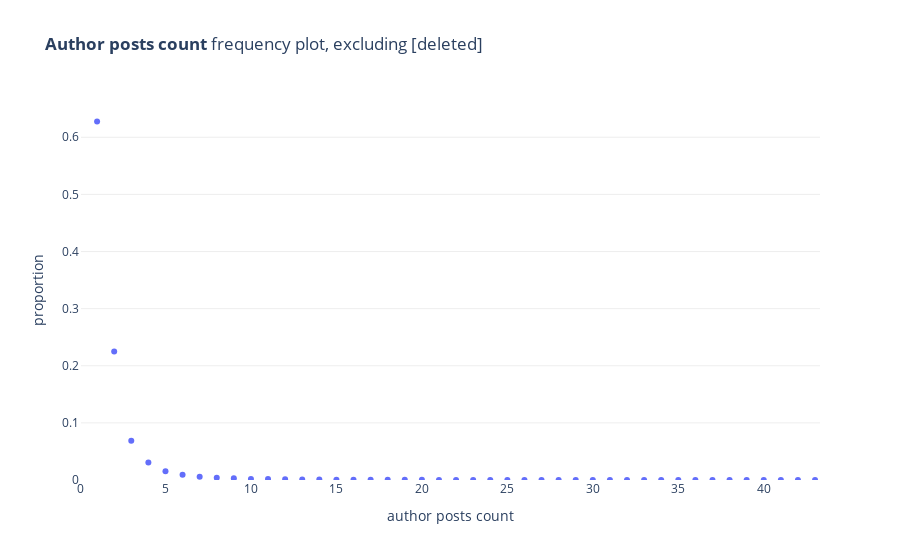

Write notebook code for a chart like this one.
### Code cell
author_posts_count_vc2 = author_posts_count_vc[
    author_posts_count_vc['author_posts_count'] < 1000
].copy()

traces = []
trace = go.Scatter(
    x=author_posts_count_vc2['author_posts_count'],
    y=author_posts_count_vc2['proportion'],
    mode='markers'
)
traces.append(trace)
fig = go.Figure(traces)

    
fig.update_yaxes(gridcolor='#eee', title='proportion', rangemode='tozero')
fig.update_xaxes(title='author posts count', rangemode='tozero')
fig.update_layout(
    title=f'<b>Author posts count</b> frequency plot, excluding [deleted]',
    plot_bgcolor='#fff',
    showlegend=False,
    height=400
)

fig

### Figure 1 — Plotly figure (JSON) as saved in the notebook; plotly's stock layout.template omitted (floating-point values rounded to 4 significant figures)
{"data": [{"mode": "markers", "type": "scatter", "x": [1, 2, 3, 4, 5, 6, 7, 8, 9, 10, 11, 12, 13, 14, 15, 16, 17, 18, 19, 20, 21, 22, 23, 24, 25, 26, 27, 28, 29, 30, 31, 32, 33, 34, 35, 36, 37, 38, 39, 40, 41, 42, 43, 44, 45, 46, 47, 48, 49, 50, 51, 52, 53, 54, 55, 57, 58, 59, 60, 61, 63, 64, 65, 68, 70, 71, 72, 73, 74, 77, 80, 81, 83, 84, 85, 86, 88, 90, 98, 99, 103, 104, 115, 130, 139, 147, 152, 190, 224, 289], "y": [0.6278, 0.2251, 0.06871, 0.03069, 0.01543, 0.009142, 0.005742, 0.003862, 0.002885, 0.001949, 0.001553, 0.001193, 0.0008214, 0.000786, 0.000625, 0.0005131, 0.0004366, 0.0003548, 0.000232, 0.000232, 0.0001938, 0.0002183, 0.0001719, 0.0001228, 0.0001201, 0.0001201, 7.914e-05, 5.458e-05, 6.55e-05, 6.823e-05, 4.366e-05, 4.912e-05, 5.185e-05, 5.731e-05, 6.55e-05, 3.275e-05, 3.275e-05, 3.002e-05, 2.183e-05, 2.456e-05, 3.002e-05, 1.637e-05, 1.092e-05, 1.637e-05, 2.729e-05, 1.637e-05, 1.365e-05, 1.637e-05, 1.637e-05, 5.458e-06, 1.637e-05, 5.458e-06, 8.187e-06, 1.365e-05, 5.458e-06, 5.458e-06, 5.458e-06, 8.187e-06, 1.092e-05, 1.092e-05, 8.187e-06, 2.729e-06, 2.729e-06, 8.187e-06, 2.729e-06, 1.365e-05, 2.729e-06, 2.729e-06, 2.729e-06, 5.458e-06, 5.458e-06, 2.729e-06, 2.729e-06, 2.729e-06, 2.729e-06, 2.729e-06, 2.729e-06, 2.729e-06, 5.458e-06, 2.729e-06, 2.729e-06, 5.458e-06, 2.729e-06, 2.729e-06, 2.729e-06, 2.729e-06, 2.729e-06, 2.729e-06, 2.729e-06, 2.729e-06]}], "layout": {"autosize": true, "plot_bgcolor": "#fff", "showlegend": false, "title": {"text": "<b>Author posts count</b> frequency plot, excluding [deleted]"}, "xaxis": {"autorange": false, "range": [0, 43.29], "rangemode": "tozero", "showspikes": false, "title": {"text": "author posts count"}, "type": "linear"}, "yaxis": {"autorange": false, "gridcolor": "#eee", "range": [0, 0.6653], "rangemode": "tozero", "showspikes": false, "title": {"text": "proportion"}, "type": "linear"}}}
